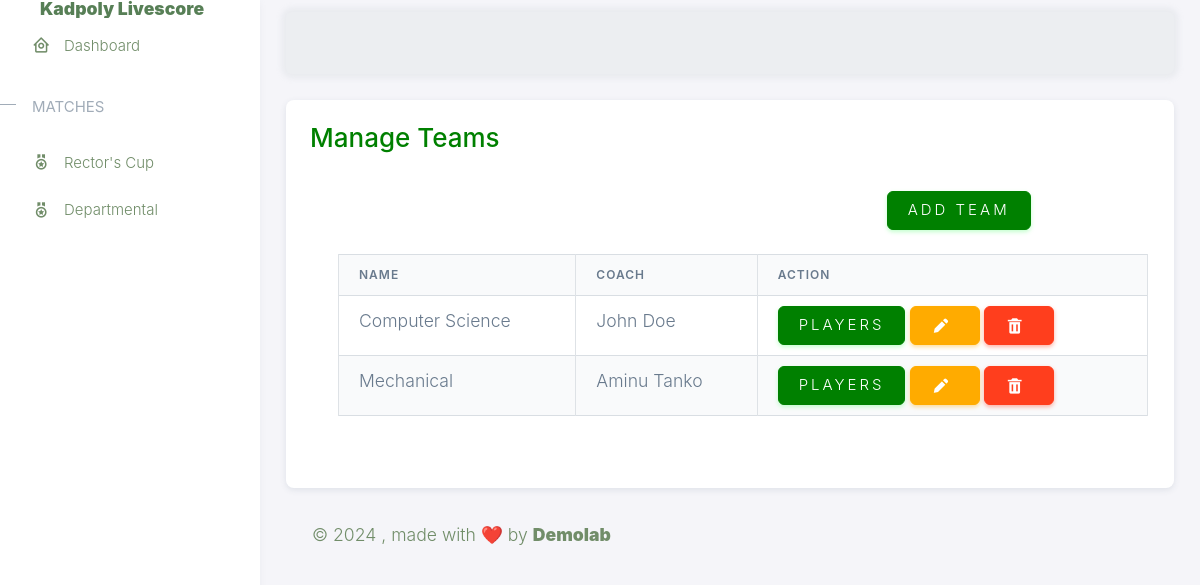
The page /auth/teams/ on the database its author committed.
### tournament/models.py (models this page shows, shortened)
class Team(models.Model):
    team_id = models.UUIDField(default=uuid.uuid4, primary_key=True, unique=True)
    deptName = models.OneToOneField(Department, on_delete=models.CASCADE)
    coach = models.CharField(max_length=30)
    tournaments = models.ManyToManyField(Tournament, related_name='tournaments', blank=True)

class Department(models.Model):
    deptName = models.CharField(max_length=50, unique=True)
    def __str__(self):
        return self.deptName

### lvs_auth/views.py (the view, shortened to what this page needs)
# urls.py: path('teams/', TeamsView.as_view(), name='team'),
class TeamsView(ListView, FormView):
    model = Team
    context_object_name = "teams"
    template_name = 'lvs_auth/teams.html'
    object_list = Team.objects.all()
    form_class = TeamForm
    success_url = '/auth/teams/'
    def get_context_data(self, **kwargs):
        context = super().get_context_data(**kwargs)
        tournaments = Tournament.objects.all()
        if tournaments:
            context['tournaments'] = tournaments
        return context

### tournament/models.py (called while the page is built)
    def __str__(self):
        return self.name

### templates/lvs_auth/teams.html (shortened to what this page needs)
{% extends 'base.html' %}
{% load static %}
{% block head %}{% include 'utils/auth_head.html' %}{% endblock head %}
{% block body %}
    <div class="layout-wrapper layout-content-navbar">
      <div class="layout-container">
        {% block aside %}{% include 'utils/aside.html' %}{% endblock aside %}
        <div class="layout-page">
          {% include 'utils/nav.html' %}
          <div class="content-wrapper">
            <div class="container-xxl flex-grow-1 container-p-y">
              <div class="row">
                <div class="col-lg-12 mb-4 order-0">
                  <div class="card">
                    <div class="d-flex align-items-end row">
                      <div class="col-sm-7">
                        <div class="card-body">
                          <h3 class="card-title text-primary">Manage Teams</h3>
                        </div>
                      </div>
                    </div>
                    <div class="container">
                      <div class="row mb-4 justify-content-end">
                        <div class="col-md-4 ml-auto mb-4">
                          <button type="button" class="btn btn-primary" data-toggle="modal" data-target="#modalSamp">Add Team</button>
                        </div>
                      </div>
                        <div class="row mb-5">
                          <div class="col-md-12">
                            {% if teams %}
                            <table class="table table-bordered table-striped">
                              <tr>
                                  <th>NAME</th>
                                  <th>COACH</th>
                                  <th>ACTION</th>
                              </tr>
                              {% for team in teams %}
                                  <tr>
                                      <td>{{team.deptName}}</a></td>
                                      <td>{{team.coach}}</td>
                                      <td>
                                          <a href="{% url 'auth:team_players' team.team_id %}" class="btn btn-primary">PLAYERS</a>
                                          <a href="{% url 'auth:update_team' team.pk %}" class="btn btn-warning"><i class="menu-icon tf-icons bx bxs-pencil"></i></a>
                                          <button type="button" class="btn btn-danger" data-toggle="modal" data-target="#delete{{forloop.counter}}"><i class="menu-icon tf-icons bx bxs-trash"></i></button>
                                      </td>
                                  </tr>
                              {% endfor %}
                          </table>
                            {% else %}
                            <div class="col text-center">
                              <h4 class="">No record of teams</h4>
                            </div>
                            {% endif %}
                          </div>
                        </div>
                      </div>
                  </div>
                </div>
                </div>
            </div>
            {% include 'utils/footer.html' %}
          </div>
        </div>
      </div>
    </div>
{% endblock body %}

### static/assets/css/style.css (style rules this page uses)
body { line-height: 1.7; color: #4d4d4d; font-weight: 300; font-size: 1.1rem; }
a { -webkit-transition: .3s all ease; -o-transition: .3s all ease; transition: .3s all ease; }
.btn { text-transform: uppercase; position: relative; -webkit-transition: 0.2s all ease-in-out !important; -o-transition: 0.2s all ease-in-out !important; transition: 0.2s all ease-in-out !important; top: 0; letter-spacing: .05em; }
.btn.btn-primary { font-weight: 300; letter-spacing: .2em; }

### rows shown on the page
Team: deptName "Computer Science", coach "John Doe"
Team: deptName "Mechanical", coach "Aminu Tanko"
